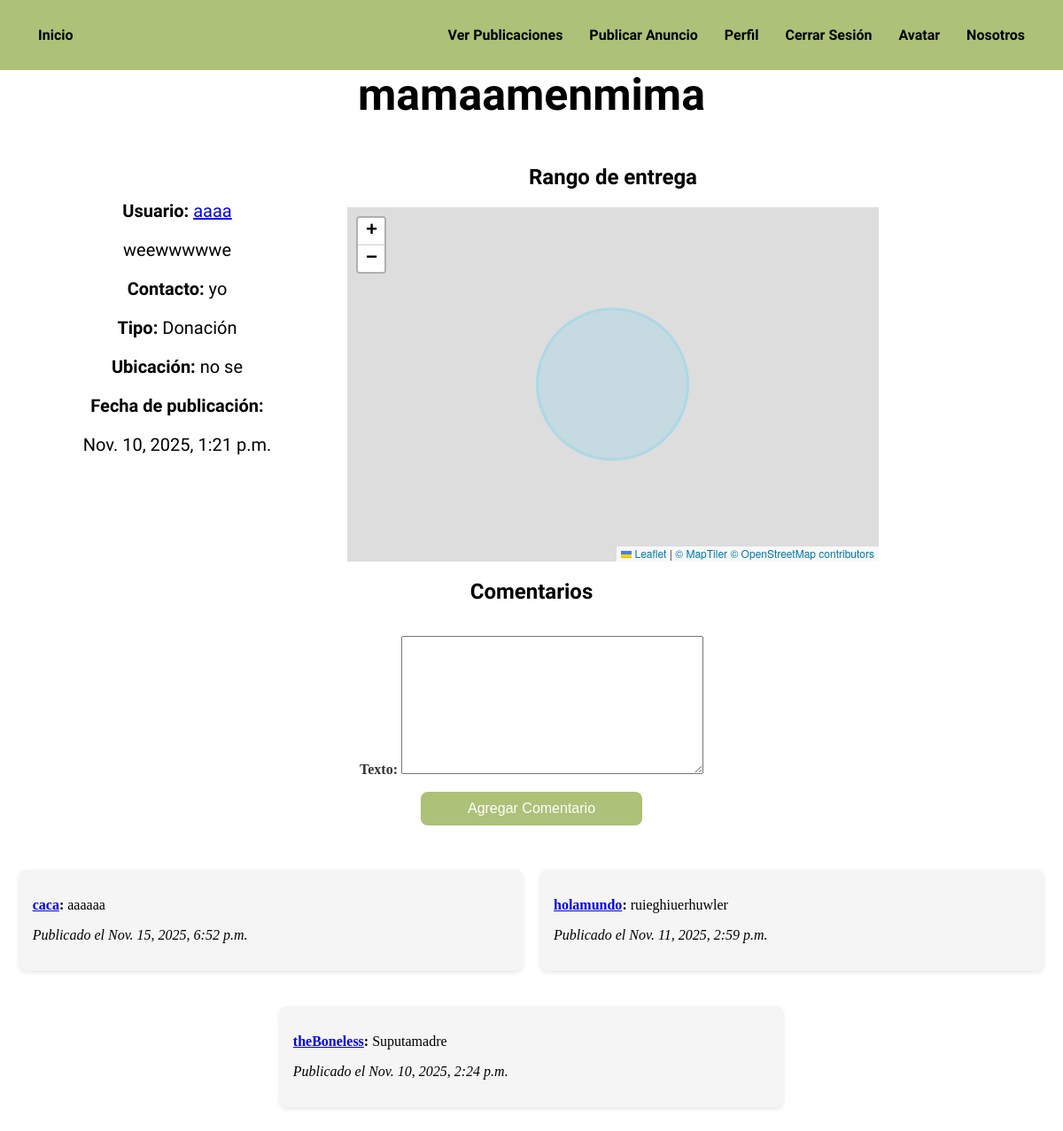
The app's page /publicacion/4/ (signed in), older data.
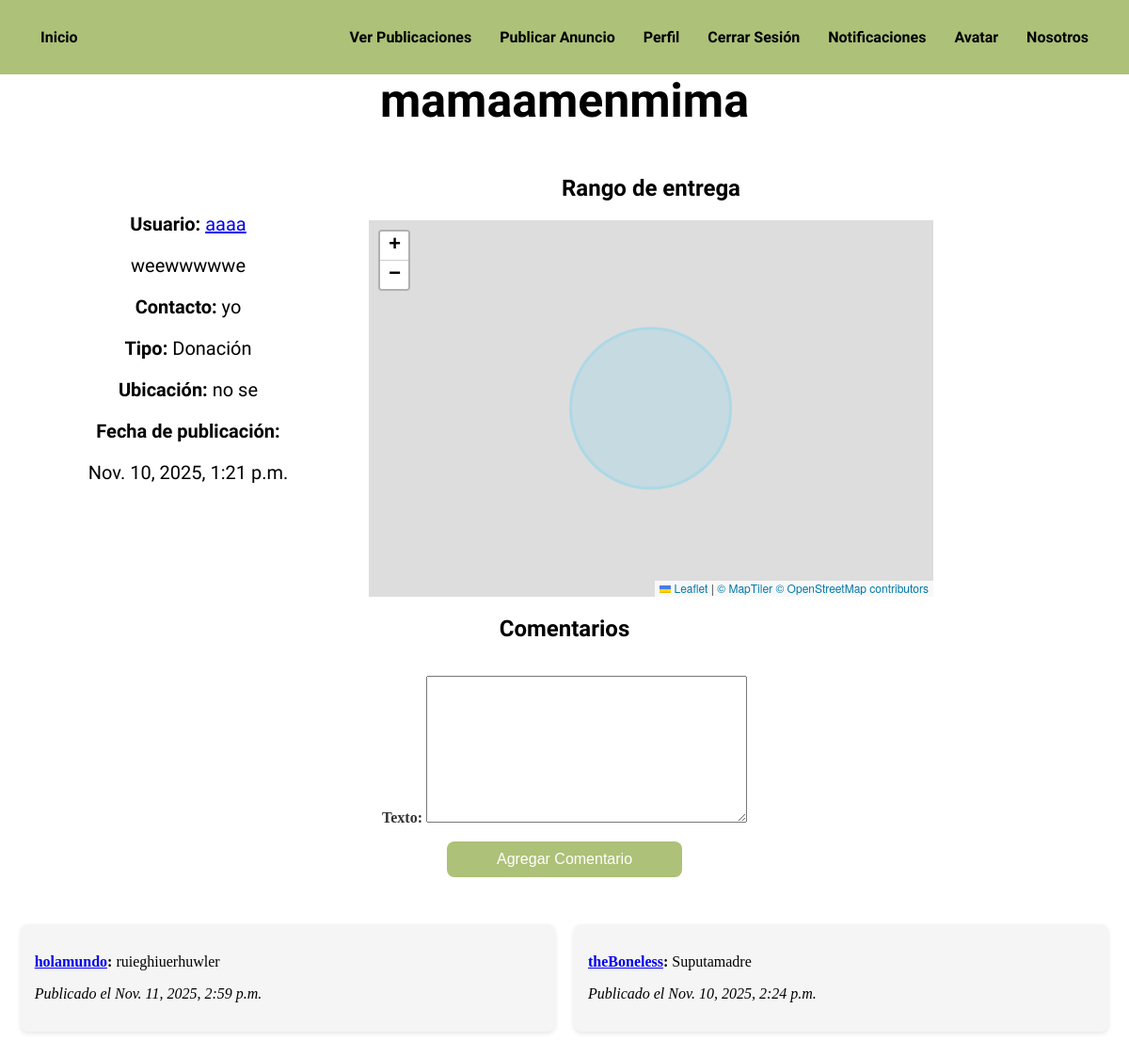
The same page, newer data.
### BookityApp/models.py (models this page shows)
class Comentario(models.Model):
    publicacion = models.ForeignKey(Publicacion, related_name='comentarios', on_delete=models.CASCADE)
    user = models.ForeignKey('auth.User', on_delete=models.CASCADE)
    texto = models.TextField()
    fecha_comentario = models.DateTimeField(auto_now_add=True)
    class Meta:
        ordering = ['-fecha_comentario']

### BookityApp/views.py (the view)
# urls.py: path('publicacion/<int:publicacion_id>/', detalle, name='detalle'),
def detalle(request, publicacion_id):
    publicacion = get_object_or_404(Publicacion, id=publicacion_id)
    comentario_form = ComentarioForm()
    calificacion_form = CalificacionForm()
    ya_comento = False
    if request.user.is_authenticated:
        ya_comento = Comentario.objects.filter(publicacion=publicacion, user=request.user).exists()
    if request.method == 'POST':
        comentario_form = ComentarioForm(request.POST)
        calificacion_form = CalificacionForm(request.POST)
        if 'calificacion' in request.POST and calificacion_form.is_valid():
            calificacion = calificacion_form.cleaned_data['calificacion']
            publicacion.calificacion = calificacion
            publicacion.save()
            return redirect('detalle', publicacion_id=publicacion.id)
        if comentario_form.is_valid():
            comentario = comentario_form.save(commit=False)
            comentario.user = request.user
            comentario.publicacion = publicacion
            comentario.user.perfil.puntaje_usuario += 5
            comentario.user.perfil.actualizar_nivel()
            comentario.save()
            Notificacion.objects.create(perfil=publicacion.user.perfil, mensaje=f"{otro_perfil.username} Comentó tu publicación.", otro_perfil=request.user.perfil)
            return redirect('detalle', publicacion_id=publicacion.id)
    else:
        comentario_form = ComentarioForm()
    return render(request, 'BookityApp/detalle.html', {'publicacion': publicacion, 'comentario_form': comentario_form, 'ya_comento': ya_comento, 'calificacion_form': calificacion_form})

### BookityApp/forms.py
class ComentarioForm(forms.ModelForm):
    class Meta:
        model = Comentario
        fields = ['texto']

class CalificacionForm(forms.Form):
    calificacion = forms.IntegerField(min_value=1, max_value=5, label='Calificación (1-5)')

### BookityApp/templates/BookityApp/detalle.html (shortened to what this page needs)
{% extends 'BookityApp/base.html' %}
{% block extra_head %}
<link rel="stylesheet" href="https://unpkg.com/leaflet@1.9.4/dist/leaflet.css" />
{% endblock %}
{% block content %}
<div>
    <h1 style="text-align: center; font-family: 'Sour Gummy', sans-serif;font-size:50px; padding-top:0; margin:0 auto;">
                {{ publicacion.titulo }}
            </h1>
    <div class="conjunto">
        <div class="publicacion_detalle">
            <div style="text-align:center; font-family: 'inder', sans-serif; font-size:20px;margin-top: 40px;">
                <p><strong>Usuario:</strong>
                    <a href="{% url 'usuarios_perfil' publicacion.user.username %}">
                        {{ publicacion.user.username }}
                    </a>
                </p>
                <p>{{ publicacion.descripcion }}</p>
                <p><strong>Contacto:</strong> {{ publicacion.contacto }}</p>
                <p><strong>Tipo:</strong> {{ publicacion.tipo }}</p>
                <p><strong>Ubicación:</strong> {{ publicacion.ubicacion }}</p>
                <p><strong>Fecha de publicación:</strong></p>
                <p>{{ publicacion.fecha_publicacion }}</p>
            </div>
            <div class="zona-boton-eliminar">
            </div>
        </div>
        <div class="mapa_detalle">
            <h2 style="text-align: center; font-family: 'inder', sans-serif;margin-right:200px;margin-top:0px;">Rango de entrega</h2>
            <div id="map" style="height: 400px; margin-top: 20px; width:600px;margin-right:200px;"></div>
        </div>
    </div>
<h2 style="text-align: center; font-family: 'inder', sans-serif;">Comentarios</h2>
{% if user != publicacion.user and ya_comento == False %}
        {% if publicacion.estado == 'Cerrado' %}
            <p>Los comentarios están deshabilitados para esta publicación porque ya se cerró un trato.</p>
        {% else %}
        <form method="post">
            {{ comentario_form.as_p }}
            <button type="submit" style="margin-bottom:50px;">Agregar Comentario</button>
        </form>
        {% endif %}
        {% endif %}
    <div class="comentarios_seccion">
        {% if publicacion.comentarios.all %}
            {% for comentario in publicacion.comentarios.all %}
                <div class="comentario">
                    <p><a href="{% url 'usuarios_perfil' comentario.user.username %}"><strong>{{ comentario.user.username }}</a>:</strong> {{ comentario.texto }}</p>
                    <p><em>Publicado el {{ comentario.fecha_comentario }}</em></p>
                </div>
            {% endfor %}
        {% else %}
            <p style="text-align: center;">No hay comentarios aún.</p>
        {% endif %}
    </div>
</div>
{% endblock %}

Row changes from the older to the newer data that the page shows:
no longer on this page (row edited): Comentario: user.username "caca", texto "aaaaaa", fecha_comentario "Nov. 15, 2025, 6:52 p.m."
Text that changed along with them:
text now shown: "Notificaciones"
